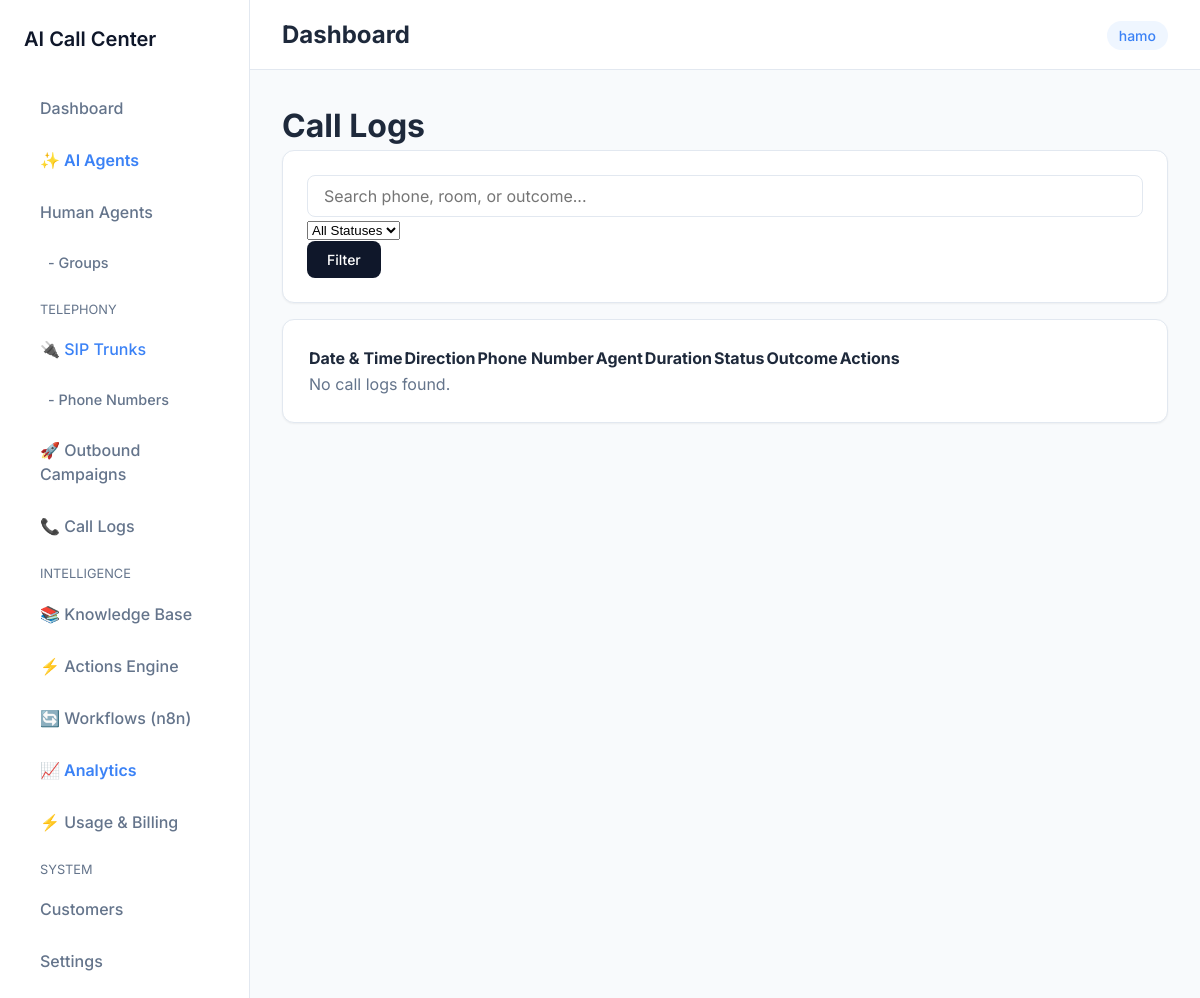
Before: /analytics/logs/ (signed in) with the older database file.
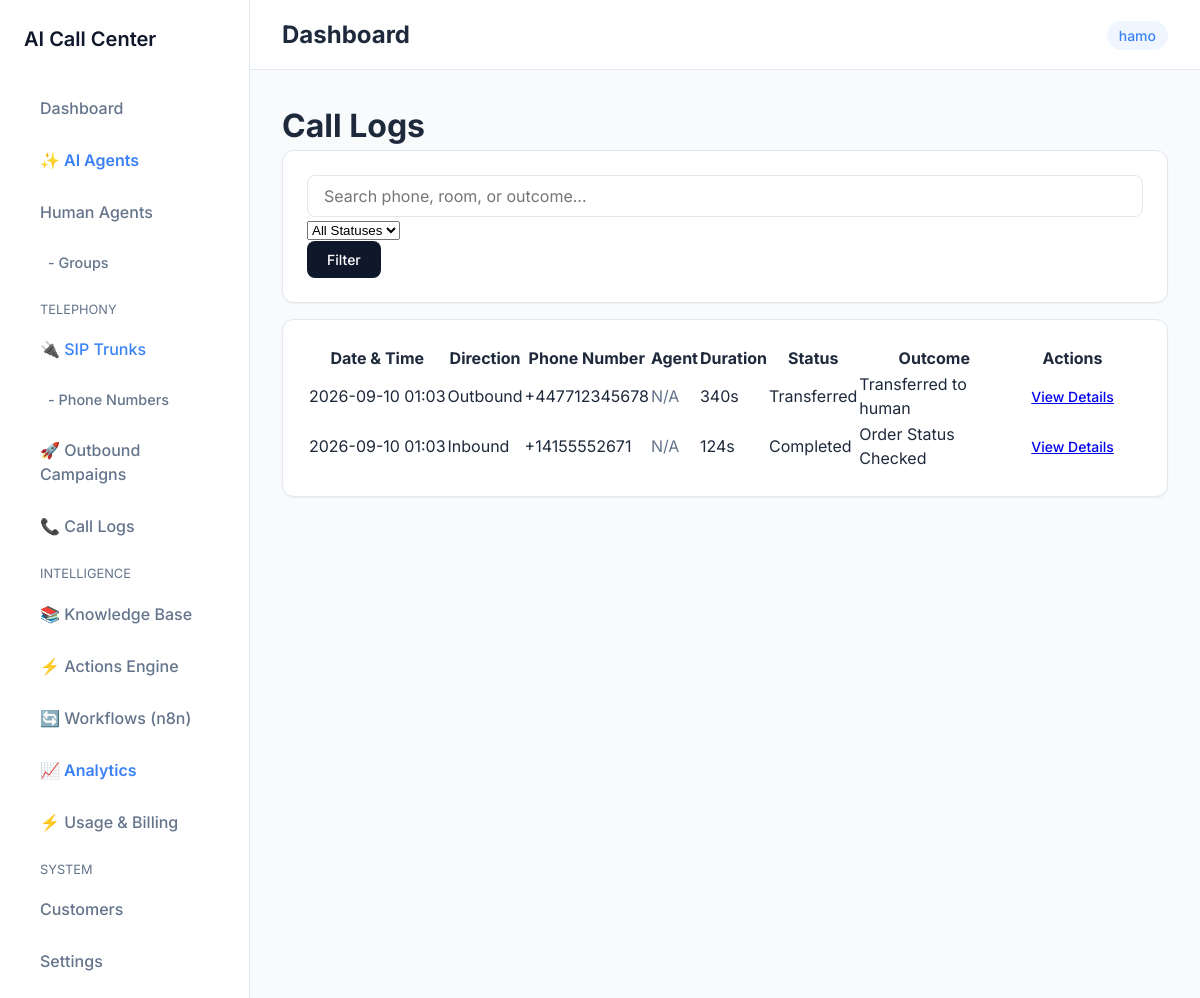
After: the same page with the newer database file.
### organizations/models.py (models this page shows, shortened)
class Organization(models.Model):
    name = models.CharField(_("Organization Name"), max_length=255)
    domain = models.CharField(_("Domain"), max_length=255, unique=True, null=True, blank=True)
    is_active = models.BooleanField(default=True)
    created_at = models.DateTimeField(auto_now_add=True)
    updated_at = models.DateTimeField(auto_now=True)

### analytics/models.py (models this page shows, shortened)
class CallLog(TenantAwareModel):
    DIRECTION_CHOICES = (
        ('INBOUND', 'Inbound'),
        ('OUTBOUND', 'Outbound'),
    )
    room_name = models.CharField(max_length=255, unique=True)
    phone_number = models.CharField(max_length=50)
    direction = models.CharField(max_length=20, choices=DIRECTION_CHOICES)
    campaign = models.ForeignKey(OutboundCampaign, on_delete=models.SET_NULL, null=True, blank=True, related_name='call_logs')
    customer = models.ForeignKey('customers.Customer', on_delete=models.SET_NULL, null=True, blank=True, related_name='calls')
    ai_agent = models.ForeignKey('agents.AIAgent', on_delete=models.SET_NULL, null=True, blank=True, related_name='handled_calls')
    human_agent = models.ForeignKey('users.User', on_delete=models.SET_NULL, null=True, blank=True, related_name='handled_calls')
    start_time = models.DateTimeField(auto_now_add=True)
    end_time = models.DateTimeField(null=True, blank=True)
    duration = models.IntegerField(default=0, help_text="Duration in seconds")
    STATUS_CHOICES = (
        ('IN_PROGRESS', 'In Progress'),
        ('COMPLETED', 'Completed'),
        ('TRANSFERRED', 'Transferred'),
        ('FAILED', 'Failed'),
    )
    status = models.CharField(max_length=20, choices=STATUS_CHOICES, default='COMPLETED')
    recording_url = models.CharField(max_length=500, blank=True)
    transcript = models.TextField(blank=True, help_text="Full text conversation")
    summary = models.TextField(blank=True)
    sentiment = models.CharField(max_length=50, blank=True)
    outcome = models.CharField(max_length=100, blank=True)
    tags = models.JSONField(default=list, blank=True, help_text="List of tags generated by AI (e.g. ['Sales', 'Complaint'])")

### analytics/views.py (the view)
# urls.py: path('logs/', views.CallLogListView.as_view(), name='call_log_list'),
class CallLogListView(LoginRequiredMixin, ListView):
    model = CallLog
    template_name = 'analytics/call_list.html'
    context_object_name = 'calls'
    paginate_by = 20
    def get_queryset(self):
        qs = CallLog.objects.filter(organization=self.request.user.organization).order_by('-start_time')
        q = self.request.GET.get('q')
        if q:
            qs = qs.filter(
                Q(phone_number__icontains=q) |
                Q(outcome__icontains=q) |
                Q(room_name__icontains=q)
            )
        status = self.request.GET.get('status')
        if status:
            qs = qs.filter(status=status)
        return qs
    def get_context_data(self, **kwargs):
        context = super().get_context_data(**kwargs)
        context['search_q'] = self.request.GET.get('q', '')
        context['status_filter'] = self.request.GET.get('status', '')
        return context

### core/context_processors.py (called while the page is built)
def current_organization(request):
    if hasattr(request, 'organization') and request.organization:
        return {'current_organization': request.organization}
    return {'current_organization': None}

### core/models.py (called while the page is built)
def get_current_organization():
    return getattr(_thread_locals, 'organization', None)

def set_current_organization(organization):
    _thread_locals.organization = organization

    def get_queryset(self):
        org = get_current_organization()
        if org:
            return super().get_queryset().filter(organization=org)
        return super().get_queryset()

### templates/analytics/call_list.html (shortened to what this page needs)
{% extends "core/base.html" %}
{% block content %}
<div class="d-flex justify-content-between flex-wrap flex-md-nowrap align-items-center pt-3 pb-2 mb-3 border-bottom">
    <h1 class="h2">Call Logs</h1>
</div>
<div class="card shadow-sm mb-4">
    <div class="card-body">
        <form method="get" class="row g-3">
            <div class="col-md-4">
                <input type="text" class="form-control" name="q" placeholder="Search phone, room, or outcome..." value="{{ search_q }}">
            </div>
            <div class="col-md-3">
                <select name="status" class="form-select">
                    <option value="">All Statuses</option>
                </select>
            </div>
            <div class="col-md-2">
                <button type="submit" class="btn btn-primary w-100">Filter</button>
            </div>
        </form>
    </div>
</div>
<div class="card shadow-sm">
    <div class="table-responsive">
        <table class="table table-hover mb-0 align-middle">
            <thead class="table-light">
                <tr>
                    <th>Date & Time</th>
                    <th>Direction</th>
                    <th>Phone Number</th>
                    <th>Agent</th>
                    <th>Duration</th>
                    <th>Status</th>
                    <th>Outcome</th>
                    <th>Actions</th>
                </tr>
            </thead>
            <tbody>
                {% for call in calls %}
                <tr>
                    <td>{{ call.start_time|date:"Y-m-d H:i" }}</td>
                    <td>
                        {% if call.direction == 'INBOUND' %}
                            <span class="badge bg-info text-dark"> Inbound</span>
                        {% else %}
                            <span class="badge bg-primary"> Outbound</span>
                        {% endif %}
                    </td>
                    <td class="font-monospace">{{ call.phone_number }}</td>
                    <td>
                        {% if call.ai_agent %}
                            <i class="fas fa-robot text-primary"></i> {{ call.ai_agent.name }}
                        {% elif call.human_agent %}
                            <i class="fas fa-user text-success"></i> {{ call.human_agent.username }}
                        {% else %}
                            <span class="text-muted">N/A</span>
                        {% endif %}
                    </td>
                    <td>{{ call.duration }}s</td>
                    <td>
                        {% if call.status == 'COMPLETED' %}
                            <span class="badge bg-success">Completed</span>
                        {% elif call.status == 'TRANSFERRED' %}
                            <span class="badge bg-warning text-dark">Transferred</span>
                        {% elif call.status == 'FAILED' %}
                            <span class="badge bg-danger">Failed</span>
                        {% else %}
                            <span class="badge bg-secondary">{{ call.status }}</span>
                        {% endif %}
                    </td>
                    <td class="text-truncate" style="max-width: 150px;" title="{{ call.outcome }}">
                        {{ call.outcome|default:"-" }}
                    </td>
                    <td>
                        <a href="{% url 'call_log_detail' call.id %}" class="btn btn-sm btn-outline-primary">View Details</a>
                    </td>
                </tr>
                {% empty %}
                <tr>
                    <td colspan="8" class="text-center py-4 text-muted">
                        No call logs found.
                    </td>
                </tr>
                {% endfor %}
            </tbody>
        </table>
    </div>
</div>
{% endblock %}

### core/templates/core/base.html (shortened to what this page needs)
{% load static %}
<!DOCTYPE html>
<html lang="en">
<head>
    <link rel="stylesheet" href="{% static 'core/css/style.css' %}">
</head>
<body>
    <div class="app-container">
        <aside class="sidebar">
            <a href="/" class="sidebar-logo">AI Call Center</a>
            <ul class="nav-links">
                <li class="nav-item">
                    <a href="{% url 'dashboard' %}" class="nav-link">Dashboard</a>
                </li>
                <li class="nav-item">
                    <a href="{% url 'ai_agent_list' %}" class="nav-link" style="color: var(--accent-color); font-weight: 600;">✨ AI Agents</a>
                </li>
                <li class="nav-item">
                    <a href="{% url 'agent_list' %}" class="nav-link">Human Agents</a>
                </li>
                <li class="nav-item">
                    <a href="{% url 'agent_group_list' %}" class="nav-link" style="padding-left: 24px; font-size: 0.9em;">- Groups</a>
                </li>
                <li class="nav-item" style="margin-top: 16px; font-size: 0.8em; text-transform: uppercase; color: var(--text-secondary); padding: 0 16px;">Telephony</li>
                <li class="nav-item">
                    <a href="{% url 'sip_trunk_list' %}" class="nav-link" style="color: var(--accent-color);">🔌 SIP Trunks</a>
                </li>
                <li class="nav-item">
                    <a href="{% url 'phone_number_list' %}" class="nav-link" style="padding-left: 24px; font-size: 0.9em;">- Phone Numbers</a>
                </li>
                <li class="nav-item">
                    <a href="{% url 'campaign-list' %}" class="nav-link">🚀 Outbound Campaigns</a>
                </li>
                <li class="nav-item">
                    <a href="{% url 'call_log_list' %}" class="nav-link">📞 Call Logs</a>
                </li>
                <li class="nav-item" style="margin-top: 16px; font-size: 0.8em; text-transform: uppercase; color: var(--text-secondary); padding: 0 16px;">Intelligence</li>
                <li class="nav-item">
                    <a href="{% url 'knowledge_document_list' %}" class="nav-link">📚 Knowledge Base</a>
                </li>
                <li class="nav-item">
                    <a href="{% url 'action_definition_list' %}" class="nav-link">⚡ Actions Engine</a>
                </li>
                <li class="nav-item">
                    <a href="{% url 'workflow_list' %}" class="nav-link">🔄 Workflows (n8n)</a>
                </li>
                <li class="nav-item">
                    <a href="{% url 'analytics_dashboard' %}" class="nav-link" style="color: var(--accent-color); font-weight: 600;">📈 Analytics</a>
                </li>
                <li class="nav-item">
                    <a href="{% url 'usage_dashboard' %}" class="nav-link">⚡ Usage & Billing</a>
                </li>
                <li class="nav-item" style="margin-top: 16px; font-size: 0.8em; text-transform: uppercase; color: var(--text-secondary); padding: 0 16px;">System</li>
                <li class="nav-item">
                    <a href="{% url 'customer_list' %}" class="nav-link">Customers</a>
                </li>
                <li class="nav-item">
                    <a href="{% url 'settings_update' %}" class="nav-link">Settings</a>
                </li>
            </ul>
        </aside>
        <main class="main-content">
            <header class="topbar">
                <div class="topbar-left">
                    <h2 class="page-title">{% block page_title %}Dashboard{% endblock %}</h2>
                </div>
                <div class="topbar-right">
                    {% if current_organization %}
                        <span class="organization-badge">{{ current_organization.name }}</span>
                    {% else %}
                        <span class="organization-badge">Global Admin</span>
                    {% endif %}
                </div>
            </header>
            <div class="content-area">
                {% block content %}
                {% endblock %}
            </div>
        </main>
    </div>
</body>
</html>

### core/static/core/css/style.css (style rules this page uses)
:root { --bg-color: #f8fafc; --surface-color: #ffffff; --primary-color: #0f172a; --text-primary: #1e293b; --text-secondary: #64748b; --border-color: #e2e8f0; --accent-color: #3b82f6; --radius-lg: 12px; --radius-md: 8px; --shadow-sm: 0 1px 2px 0 rgb(0 0 0 / 0.05); --shadow-md: 0 4px 6px -1px rgb(0 0 0 / 0.1), 0 2px 4px -2px rgb(0 0 0 / 0.1); --transition: all 0.2s ease-in-out; }
* { box-sizing: border-box; margin: 0; padding: 0; }
body { font-family: 'Inter', sans-serif; background-color: var(--bg-color); color: var(--text-primary); line-height: 1.5; display: flex; min-height: 100vh; }
.app-container { display: flex; width: 100%; }
.sidebar { width: 250px; background-color: var(--surface-color); border-right: 1px solid var(--border-color); padding: 24px; display: flex; flex-direction: column; }
.sidebar-logo { font-size: 1.25rem; font-weight: 600; color: var(--primary-color); margin-bottom: 32px; text-decoration: none; }
.nav-links { list-style: none; }
.nav-item { margin-bottom: 8px; }
.nav-link { text-decoration: none; color: var(--text-secondary); font-weight: 500; padding: 10px 16px; border-radius: var(--radius-md); display: block; transition: var(--transition); }
.main-content { flex: 1; display: flex; flex-direction: column; }
.topbar { height: 70px; background-color: var(--surface-color); border-bottom: 1px solid var(--border-color); display: flex; align-items: center; justify-content: space-between; padding: 0 32px; }
.organization-badge { background: #eff6ff; color: var(--accent-color); padding: 6px 12px; border-radius: 20px; font-size: 0.875rem; font-weight: 500; }
.content-area { padding: 32px; overflow-y: auto; }
.card { background: var(--surface-color); border-radius: var(--radius-lg); padding: 24px; box-shadow: var(--shadow-sm); border: 1px solid var(--border-color); transition: var(--transition); }
.form-control { width: 100%; padding: 10px 16px; border: 1px solid var(--border-color); border-radius: var(--radius-md); font-family: inherit; font-size: 1rem; transition: var(--transition); }
.btn { display: inline-flex; align-items: center; justify-content: center; padding: 10px 20px; border-radius: var(--radius-md); font-weight: 500; cursor: pointer; transition: var(--transition); border: none; font-family: inherit; font-size: 0.875rem; }
.btn-primary { background-color: var(--primary-color); color: white; }
.mb-4 { margin-bottom: 1rem; }
.text-muted { color: var(--text-secondary); }

Changed rows visible on the page:
added CallLog: start_time "2026-09-10 01:03", direction "Outbound", phone_number "+447712345678", shows "N/A", duration "340", status "Transferred", outcome "Transferred to human"
added CallLog: start_time "2026-09-10 01:03", direction "Inbound", phone_number "+14155552671", shows "N/A", duration "124", status "Completed", outcome "Order Status Checked"
Other visible differences:
text no longer shown: "No call logs found."
